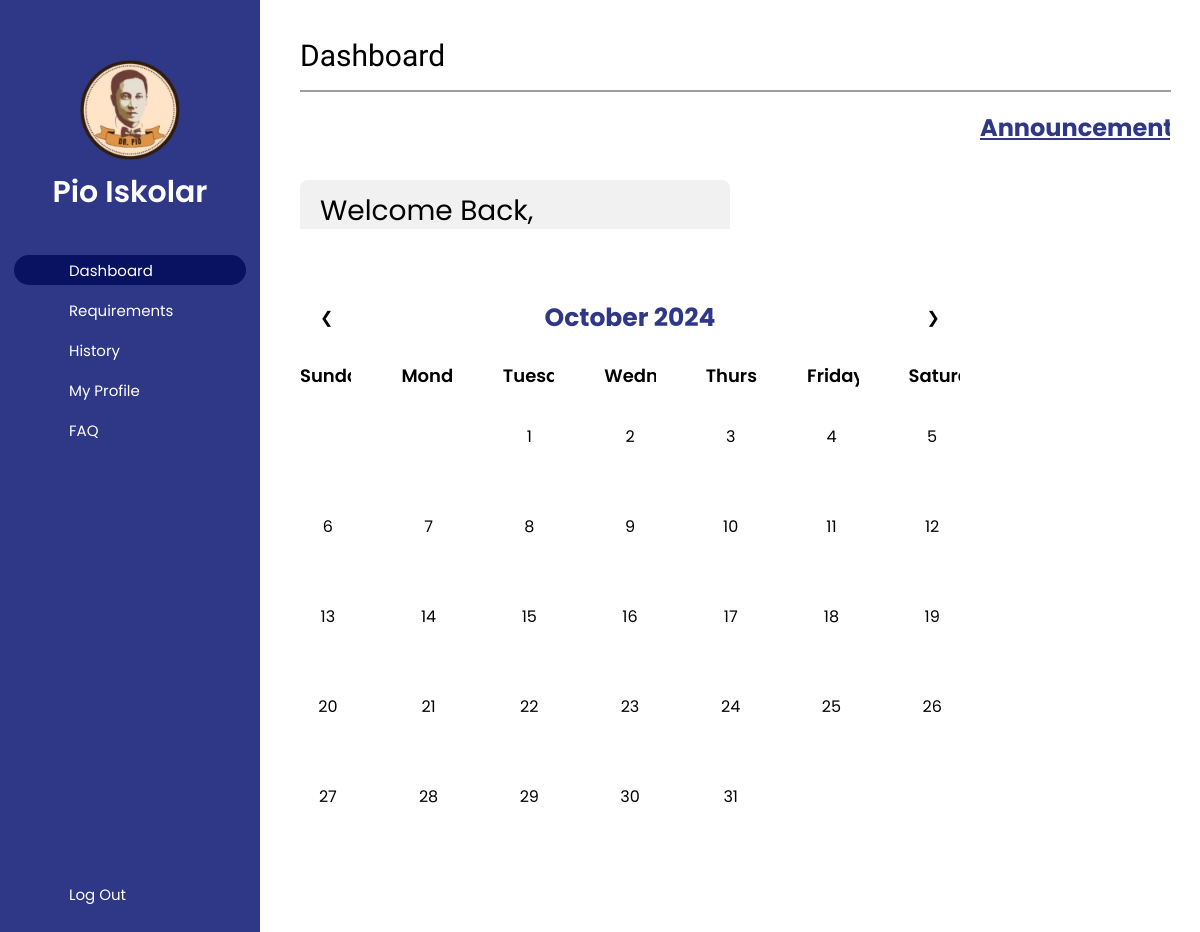
/html/dashboard.php (signed in), run on an earlier commit of the app's database.
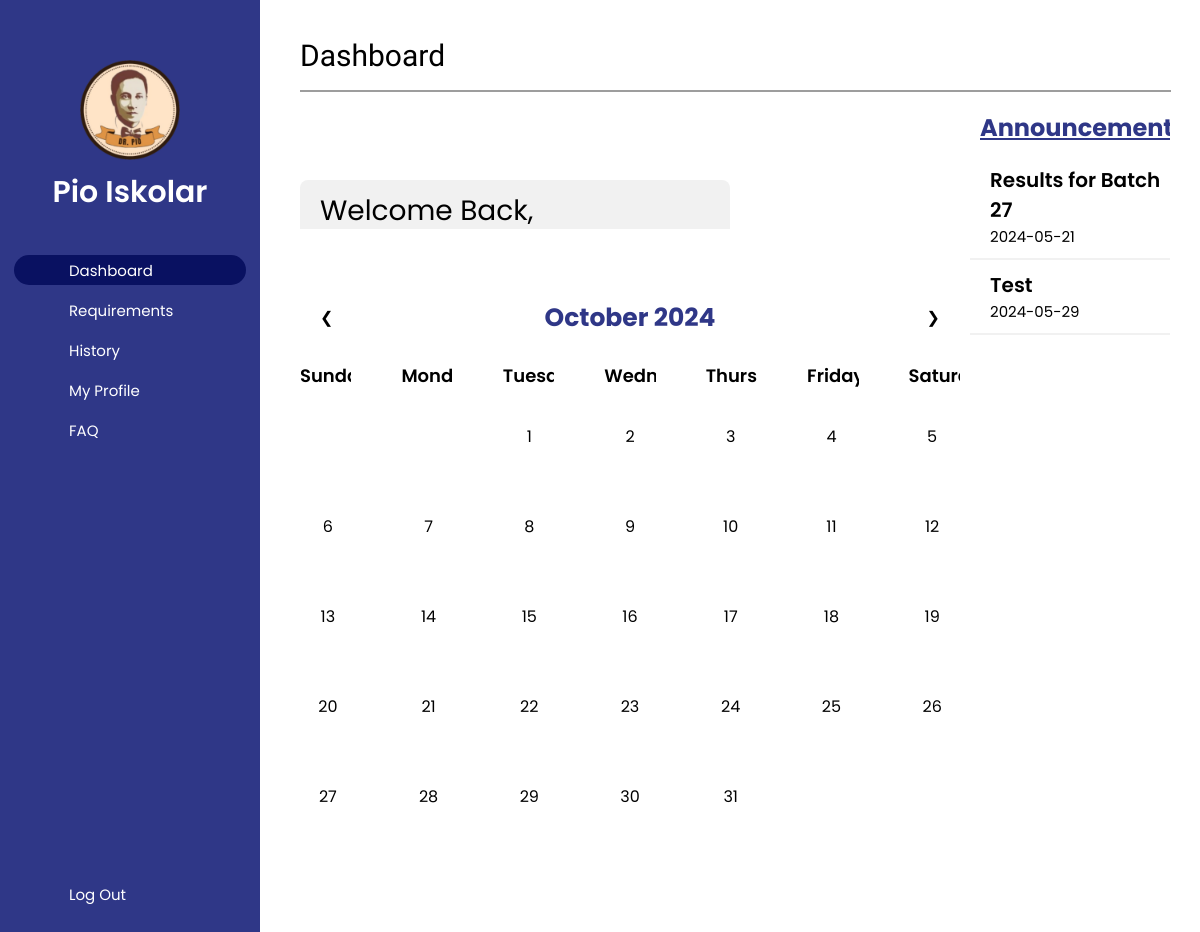
And on a later commit of the database.
### tables this page shows
CREATE TABLE `announcements` (
  `announce_id` int(11) NOT NULL,
  `batch_no` int(3) DEFAULT NULL,
  `st_date` date NOT NULL,
  `end_date` date NOT NULL,
  `img_name` varchar(100) NOT NULL,
  `title` varchar(150) NOT NULL,
  `content` text NOT NULL,
  `status` varchar(10) NOT NULL
);

### functions/announce_view.php (the view, shortened to what this page needs)
<?php
    include_once('../functions/general.php');
    global $conn;
function annDisplay() {
    global $conn;
    $batch_no = $_SESSION['bid'];
    $display = "SELECT img_name, title, content, status, st_date
                FROM announcements
                WHERE status = 'ACTIVE'
                AND (batch_no = 0 OR batch_no = $batch_no)
                ORDER BY st_date ASC, announce_id DESC";
    $result = $conn->query($display);
    if ($result->num_rows > 0) {
        while ($row = $result->fetch_assoc()) {
            $img_name = htmlspecialchars($row["img_name"], ENT_QUOTES, 'UTF-8');
            $title = htmlspecialchars($row["title"], ENT_QUOTES, 'UTF-8');
            $content = htmlspecialchars($row["content"], ENT_QUOTES, 'UTF-8');
            $st_date = htmlspecialchars($row["st_date"], ENT_QUOTES, 'UTF-8');
            print '
                <div class="announce" onclick="openView(\'' . $img_name . '\', \'' . $title . '\', \'' . $content . '\', \'' . $st_date . '\')">
                    <div class="title">' . $title . '</div>
                    <div class="titleDate">' . $st_date . '</div>
                </div> <hr>
            ';
        }
    }
}
?>

What changed in the data, as far as the page shows it:
now on this page (row edited): announcements: title "Results for Batch 27", st_date "2024-05-21"
now on this page (row edited): announcements: title "Test", st_date "2024-05-29"
